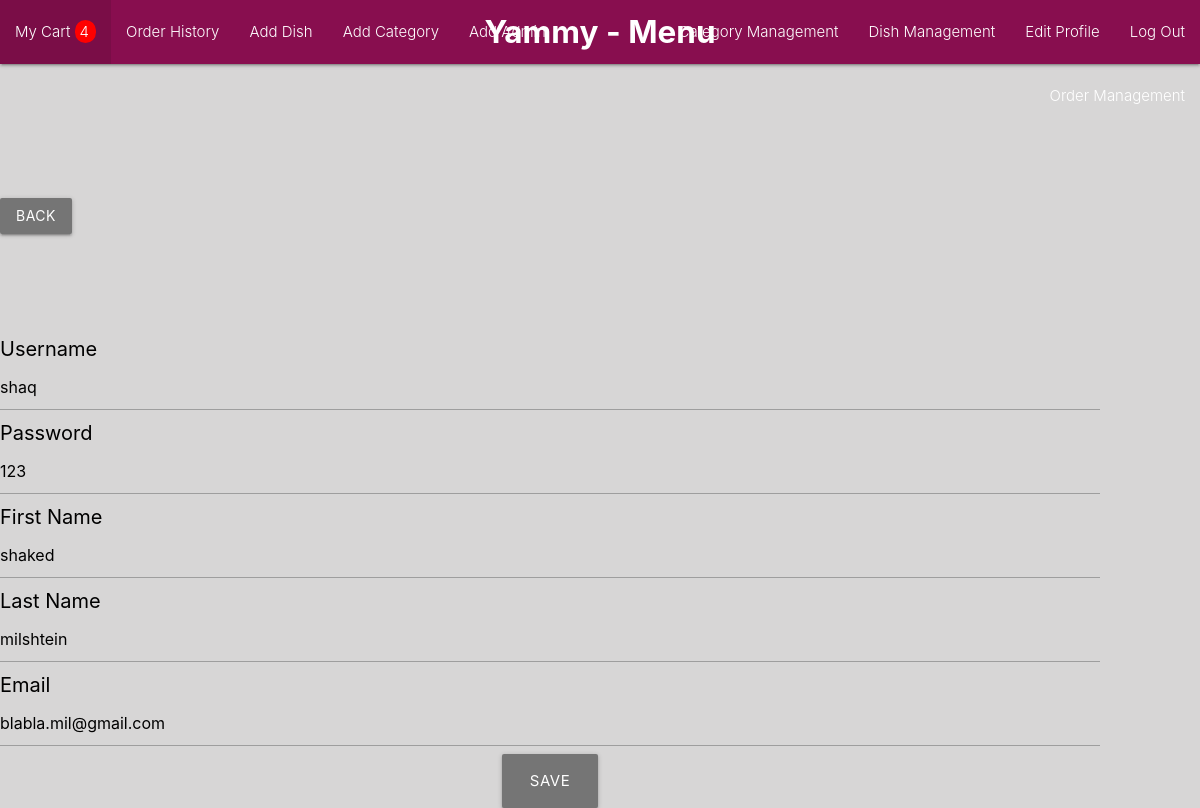
Screenshot of /edit_profile (signed in) with the database file from the repository.
### models/user.py (models this page shows)
class User(db.Model,UserMixin):
    id = db.Column(db.Integer,primary_key=True)
    username = db.Column(db.String(10),nullable=False,unique=True)
    password = db.Column(db.String(10),nullable=False)
    first_name = db.Column(db.String(20),nullable=False)
    last_name = db.Column(db.String(20),nullable=False)
    is_staff = db.Column(db.Boolean,nullable=False,default=False)
    email = db.Column(db.String(30))
    carts = db.relationship('Cart',backref='user')

### controllers/users.py (the view)
@login_required
def edit_profile():
    email_form = EmailForm()
    form = Form()
    if request.method == 'POST' and email_form.validate_on_submit():
        if any([l.isnumeric() for l in form.first_name.data]):
            flash('You cannot enter numbers in your First Name','first_name error')
            return redirect(url_for('user.edit_profile'))
        if any([l.isnumeric() for l in form.last_name.data]):
            flash('You cannot enter numbers in your Last Name','last_name error')
            return redirect(url_for('user.edit_profile'))
        if (User.query.filter_by(username = form.username.data).first() != None
            and current_user.username != form.username.data):
            flash('This username is already taken','username error')
            return redirect(url_for('user.edit_profile'))
        if (User.query.filter_by(email = email_form.email.data).first() != None
            and current_user.email != email_form.email.data):
            flash('There is an account with that email address','email error')
            return redirect(url_for('user.edit_profile'))
        current_user.username = form.username.data
        current_user.password = form.new_password.data
        current_user.first_name = form.first_name.data
        current_user.last_name = form.last_name.data
        current_user.email = email_form.email.data
        db.session.commit()
        return redirect(url_for('category.menu'))
    else:
        return render_template('users/edit_profile.html',form=form,email_form=email_form)

### models/form.py
class EmailForm(FlaskForm):
    email = StringField("Email",validators=[Email("Please enter a valid email address.")])

class Form(FlaskForm):
    username = StringField("Username",validators=[DataRequired()])
    password = PasswordField("Password",validators=[DataRequired()])
    new_password = StringField("Password",validators=[DataRequired()])
    first_name = StringField("First Name",validators=[DataRequired()])
    last_name = StringField("Last Name",validators=[DataRequired()])
    remember_me = BooleanField("Remember me")
    name = StringField("Name",validators=[DataRequired()])
    price = IntegerField("Price")
    description = StringField("About the dish")
    image = StringField("Image",validators=[DataRequired()])
    is_gluten_free = BooleanField("Gluten Free")
    is_vegeterian = BooleanField("Vegeterian")
    amount = SelectField("Amount",choices=[(num,num) for num in range(1,11)])
    address = StringField("Address",validators=[DataRequired()])
    comment = TextAreaField("Special Request",validators=[DataRequired()])

### auth.py (called while the page is built)
@login_manager.user_loader
def load_user(user_id):
    return User.query.get(int(user_id))

### templates/users/edit_profile.html (shortened to what this page needs)
{% if current_user.is_staff %} {% extends 'layouts/admin_layout.html' %}
{% else %} {% extends 'layouts/layout.html' %} {% endif %}
{% block content %}
<a class="waves-effect waves-light btn grey darken-1" style="margin: 50px 0px 0px 0px" href="{{url_for('category.menu')}}">Back</a>
<form style="margin: 100px 100px 0px 0px;" action="{{url_for('user.edit_profile')}}" method="POST" novalidate>
    <div>{{form.username.label (style="color:black; font-size:20px")}}</div>
    <div>{{form.username (value=current_user.username)}}</div>
    <div>{{form.new_password.label (style="color:black; font-size:20px")}}</div>
    <div>{{form.new_password (value=current_user.password)}}</div>
    <div>{{form.first_name.label (style="color:black; font-size:20px")}}</div>
    <div>{{form.first_name (value=current_user.first_name)}}</div>
    <div>{{form.last_name.label (style="color:black; font-size:20px")}}</div>
    <div>{{form.last_name (value=current_user.last_name)}}</div>
    <div>{{email_form.email.label (style="color:black; font-size:20px")}}</div>
    <div>{{email_form.email (value=current_user.email)}}</div>
    <div class="center"><button type="submit" class="waves-effect waves-light btn-large grey darken-1">Save</button></div>
</form>
{% endblock %}

### rows the page displays
User: username "shaq", first_name "shaked", last_name "milshtein", email "blabla.mil@gmail.com"

### other values shown
{{ len(current_user.carts[-1].dish_association) }} "4"
{{ email_form.email.label (style="color:black; font-size:20px") }} "Email"
